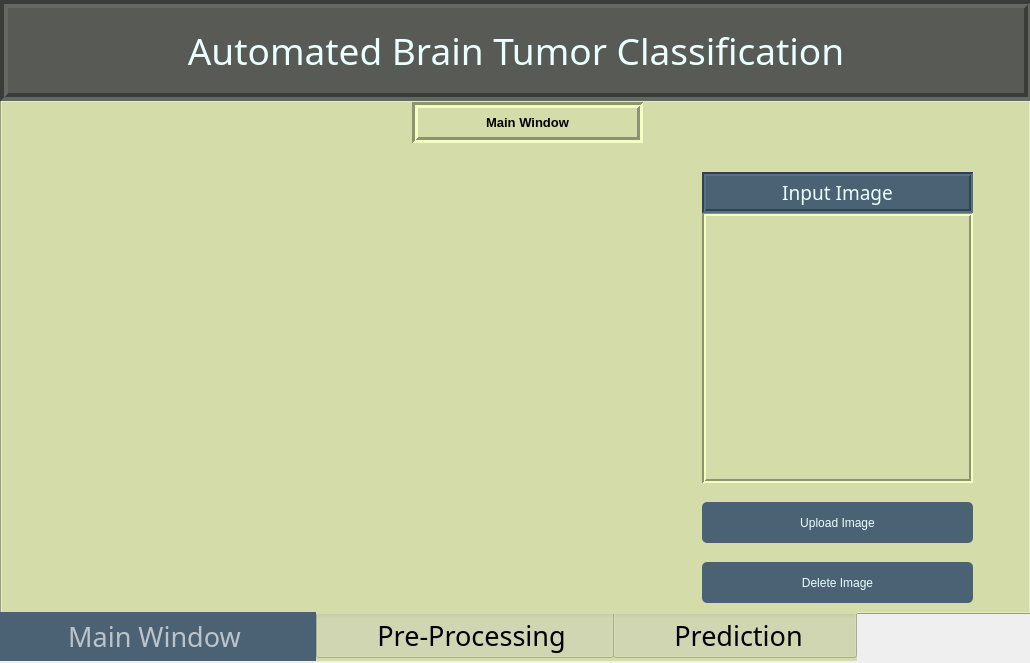
<?xml version="1.0" encoding="UTF-8"?>
<ui version="4.0">
 <class>MainWindow</class>
 <widget class="QMainWindow" name="MainWindow">
  <property name="geometry">
   <rect>
    <x>0</x>
    <y>0</y>
    <width>1030</width>
    <height>663</height>
   </rect>
  </property>
  <property name="maximumSize">
   <size>
    <width>1300</width>
    <height>750</height>
   </size>
  </property>
  <property name="windowTitle">
   <string>MainWindow</string>
  </property>
  <property name="windowIcon">
   <iconset>
    <normaloff>pics/2.png</normaloff>pics/2.png</iconset>
  </property>
  <property name="styleSheet">
   <string notr="true"/>
  </property>
  <widget class="QWidget" name="centralwidget">
   <widget class="QTabWidget" name="tabWidget">
    <property name="geometry">
     <rect>
      <x>0</x>
      <y>100</y>
      <width>1031</width>
      <height>561</height>
     </rect>
    </property>
    <property name="font">
     <font>
      <family>Microsoft Himalaya</family>
      <pointsize>20</pointsize>
     </font>
    </property>
    <property name="styleSheet">
     <string notr="true">QWidget {background-color: rgb(212, 220, 169); color: black;}



QTabBar::tab:selected{background-color: rgb(74, 98, 116) ; color:#bdc4c9; }

QTabBar::tab:hover{background-color: rgb(74, 98, 116);}</string>
    </property>
    <property name="tabPosition">
     <enum>QTabWidget::South</enum>
    </property>
    <property name="tabShape">
     <enum>QTabWidget::Rounded</enum>
    </property>
    <property name="currentIndex">
     <number>0</number>
    </property>
    <property name="tabsClosable">
     <bool>false</bool>
    </property>
    <widget class="QWidget" name="main">
     <attribute name="title">
      <string>        Main Window         </string>
     </attribute>
     <widget class="QLabel" name="label_2">
      <property name="geometry">
       <rect>
        <x>410</x>
        <y>0</y>
        <width>231</width>
        <height>41</height>
       </rect>
      </property>
      <property name="font">
       <font>
        <pointsize>10</pointsize>
        <weight>75</weight>
        <bold>true</bold>
       </font>
      </property>
      <property name="styleSheet">
       <string notr="true">color: rgb(0, 0, 0);</string>
      </property>
      <property name="frameShape">
       <enum>QFrame::Box</enum>
      </property>
      <property name="frameShadow">
       <enum>QFrame::Sunken</enum>
      </property>
      <property name="lineWidth">
       <number>3</number>
      </property>
      <property name="text">
       <string>Main Window</string>
      </property>
      <property name="alignment">
       <set>Qt::AlignCenter</set>
      </property>
     </widget>
     <widget class="QLabel" name="label_3">
      <property name="geometry">
       <rect>
        <x>80</x>
        <y>70</y>
        <width>461</width>
        <height>381</height>
       </rect>
      </property>
      <property name="text">
       <string/>
      </property>
      <property name="pixmap">
       <pixmap>../pics/7.png</pixmap>
      </property>
      <property name="scaledContents">
       <bool>true</bool>
      </property>
      <property name="alignment">
       <set>Qt::AlignCenter</set>
      </property>
     </widget>
     <widget class="QLabel" name="mupload">
      <property name="geometry">
       <rect>
        <x>700</x>
        <y>110</y>
        <width>271</width>
        <height>271</height>
       </rect>
      </property>
      <property name="frameShape">
       <enum>QFrame::Box</enum>
      </property>
      <property name="frameShadow">
       <enum>QFrame::Sunken</enum>
      </property>
      <property name="lineWidth">
       <number>2</number>
      </property>
      <property name="text">
       <string/>
      </property>
      <property name="scaledContents">
       <bool>true</bool>
      </property>
     </widget>
     <widget class="QPushButton" name="btnupload">
      <property name="geometry">
       <rect>
        <x>700</x>
        <y>400</y>
        <width>271</width>
        <height>41</height>
       </rect>
      </property>
      <property name="styleSheet">
       <string notr="true">QPushButton { background-color: rgb(74, 98, 116);
color: rgb(234, 255, 255); border-radius:5px;}

QPushButton:pressed { background-color: red; border-radius:5px; color: rgb(205, 223, 230);}</string>
      </property>
      <property name="text">
       <string>Upload Image</string>
      </property>
     </widget>
     <widget class="QPushButton" name="btnmclr">
      <property name="geometry">
       <rect>
        <x>1040</x>
        <y>470</y>
        <width>171</width>
        <height>41</height>
       </rect>
      </property>
      <property name="styleSheet">
       <string notr="true">QPushButton { color: rgb(234, 255, 255);background-color: rgb(74, 98, 116); border-radius:5px;}
QPushButton:pressed { background-color: red; border-radius:5px; color: rgb(205, 223, 230);}</string>
      </property>
      <property name="text">
       <string>Clear</string>
      </property>
     </widget>
     <widget class="QPushButton" name="btnmdelete">
      <property name="geometry">
       <rect>
        <x>700</x>
        <y>460</y>
        <width>271</width>
        <height>41</height>
       </rect>
      </property>
      <property name="styleSheet">
       <string notr="true">QPushButton {background-color: rgb(74, 98, 116);
color: rgb(234, 255, 255); border-radius:5px;}
QPushButton:pressed { background-color: red; border-radius:5px; color: rgb(205, 223, 230);}</string>
      </property>
      <property name="text">
       <string>Delete Image</string>
      </property>
     </widget>
     <widget class="QLabel" name="label_9">
      <property name="geometry">
       <rect>
        <x>700</x>
        <y>70</y>
        <width>271</width>
        <height>41</height>
       </rect>
      </property>
      <property name="font">
       <font>
        <family>Microsoft Himalaya</family>
        <pointsize>14</pointsize>
       </font>
      </property>
      <property name="styleSheet">
       <string notr="true">background-color: rgb(74, 98, 116);
color: rgb(234, 255, 255);</string>
      </property>
      <property name="frameShape">
       <enum>QFrame::Box</enum>
      </property>
      <property name="frameShadow">
       <enum>QFrame::Sunken</enum>
      </property>
      <property name="lineWidth">
       <number>2</number>
      </property>
      <property name="text">
       <string>Input Image</string>
      </property>
      <property name="alignment">
       <set>Qt::AlignCenter</set>
      </property>
     </widget>
    </widget>
    <widget class="QWidget" name="pre">
     <attribute name="title">
      <string>       Pre-Processing     </string>
     </attribute>
     <widget class="QLabel" name="pupload">
      <property name="geometry">
       <rect>
        <x>300</x>
        <y>160</y>
        <width>190</width>
        <height>190</height>
       </rect>
      </property>
      <property name="frameShape">
       <enum>QFrame::Box</enum>
      </property>
      <property name="frameShadow">
       <enum>QFrame::Sunken</enum>
      </property>
      <property name="lineWidth">
       <number>2</number>
      </property>
      <property name="text">
       <string/>
      </property>
      <property name="scaledContents">
       <bool>true</bool>
      </property>
     </widget>
     <widget class="QGroupBox" name="groupBox">
      <property name="geometry">
       <rect>
        <x>0</x>
        <y>0</y>
        <width>241</width>
        <height>601</height>
       </rect>
      </property>
      <property name="styleSheet">
       <string notr="true">color: rgb(234, 255, 255);background-color: rgb(88, 90, 86);</string>
      </property>
      <property name="title">
       <string/>
      </property>
      <property name="alignment">
       <set>Qt::AlignRight|Qt::AlignTrailing|Qt::AlignVCenter</set>
      </property>
      <property name="flat">
       <bool>false</bool>
      </property>
      <property name="checkable">
       <bool>false</bool>
      </property>
      <property name="checked">
       <bool>false</bool>
      </property>
      <widget class="QPushButton" name="btnresize">
       <property name="geometry">
        <rect>
         <x>30</x>
         <y>80</y>
         <width>181</width>
         <height>51</height>
        </rect>
       </property>
       <property name="font">
        <font>
         <family>Microsoft Himalaya</family>
         <pointsize>14</pointsize>
        </font>
       </property>
       <property name="styleSheet">
        <string notr="true">QPushButton {color:black; background-color: rgb(212, 220, 169); border-radius:5px;}
QPushButton:pressed { background-color: red; border-radius:5px; color: rgb(205, 223, 230);}</string>
       </property>
       <property name="text">
        <string>Image Resize</string>
       </property>
      </widget>
      <widget class="QPushButton" name="btngray">
       <property name="geometry">
        <rect>
         <x>30</x>
         <y>150</y>
         <width>181</width>
         <height>51</height>
        </rect>
       </property>
       <property name="font">
        <font>
         <family>Microsoft Himalaya</family>
         <pointsize>14</pointsize>
        </font>
       </property>
       <property name="styleSheet">
        <string notr="true">QPushButton {color:black; background-color: rgb(212, 220, 169); border-radius:5px;}
QPushButton:pressed { background-color: red; border-radius:5px; color: rgb(205, 223, 230);}</string>
       </property>
       <property name="text">
        <string>Gray Scale</string>
       </property>
      </widget>
      <widget class="QPushButton" name="btncontrst">
       <property name="geometry">
        <rect>
         <x>30</x>
         <y>220</y>
         <width>181</width>
         <height>51</height>
        </rect>
       </property>
       <property name="font">
        <font>
         <family>Microsoft Himalaya</family>
         <pointsize>14</pointsize>
        </font>
       </property>
       <property name="styleSheet">
        <string notr="true">QPushButton {color:black; background-color: rgb(212, 220, 169); border-radius:5px;}
QPushButton:pressed { background-color: red; border-radius:5px; color: rgb(205, 223, 230);}</string>
       </property>
       <property name="text">
        <string>Image Enhancement</string>
       </property>
      </widget>
      <widget class="QPushButton" name="btnmedian">
       <property name="geometry">
        <rect>
         <x>30</x>
         <y>290</y>
         <width>181</width>
         <height>51</height>
        </rect>
       </property>
       <property name="font">
        <font>
         <family>Microsoft Himalaya</family>
         <pointsize>14</pointsize>
        </font>
       </property>
       <property name="styleSheet">
        <string notr="true">QPushButton {color:black; background-color: rgb(212, 220, 169); border-radius:5px;}
QPushButton:pressed { background-color: red; border-radius:5px; color: rgb(205, 223, 230);}</string>
       </property>
       <property name="text">
        <string>Median Filter</string>
       </property>
      </widget>
      <widget class="QPushButton" name="btnpclear">
       <property name="geometry">
        <rect>
         <x>30</x>
         <y>360</y>
         <width>181</width>
         <height>51</height>
        </rect>
       </property>
       <property name="font">
        <font>
         <family>Microsoft Himalaya</family>
         <pointsize>14</pointsize>
        </font>
       </property>
       <property name="styleSheet">
        <string notr="true">QPushButton {color:black; background-color: rgb(212, 220, 169); border-radius:5px;}
QPushButton:pressed { background-color: red; border-radius:5px; color: rgb(205, 223, 230);}</string>
       </property>
       <property name="text">
        <string>Clear All</string>
       </property>
      </widget>
     </widget>
     <widget class="QLabel" name="resize">
      <property name="geometry">
       <rect>
        <x>540</x>
        <y>60</y>
        <width>190</width>
        <height>190</height>
       </rect>
      </property>
      <property name="frameShape">
       <enum>QFrame::Box</enum>
      </property>
      <property name="frameShadow">
       <enum>QFrame::Sunken</enum>
      </property>
      <property name="lineWidth">
       <number>2</number>
      </property>
      <property name="text">
       <string/>
      </property>
      <property name="scaledContents">
       <bool>true</bool>
      </property>
     </widget>
     <widget class="QLabel" name="gray">
      <property name="geometry">
       <rect>
        <x>770</x>
        <y>60</y>
        <width>190</width>
        <height>190</height>
       </rect>
      </property>
      <property name="frameShape">
       <enum>QFrame::Box</enum>
      </property>
      <property name="frameShadow">
       <enum>QFrame::Sunken</enum>
      </property>
      <property name="lineWidth">
       <number>2</number>
      </property>
      <property name="text">
       <string/>
      </property>
      <property name="scaledContents">
       <bool>true</bool>
      </property>
     </widget>
     <widget class="QLabel" name="contrst">
      <property name="geometry">
       <rect>
        <x>540</x>
        <y>300</y>
        <width>190</width>
        <height>190</height>
       </rect>
      </property>
      <property name="frameShape">
       <enum>QFrame::Box</enum>
      </property>
      <property name="frameShadow">
       <enum>QFrame::Sunken</enum>
      </property>
      <property name="lineWidth">
       <number>2</number>
      </property>
      <property name="text">
       <string/>
      </property>
      <property name="scaledContents">
       <bool>true</bool>
      </property>
     </widget>
     <widget class="QLabel" name="median">
      <property name="geometry">
       <rect>
        <x>770</x>
        <y>300</y>
        <width>190</width>
        <height>190</height>
       </rect>
      </property>
      <property name="frameShape">
       <enum>QFrame::Box</enum>
      </property>
      <property name="frameShadow">
       <enum>QFrame::Sunken</enum>
      </property>
      <property name="lineWidth">
       <number>2</number>
      </property>
      <property name="text">
       <string/>
      </property>
      <property name="scaledContents">
       <bool>true</bool>
      </property>
     </widget>
     <widget class="QLabel" name="label_8">
      <property name="geometry">
       <rect>
        <x>300</x>
        <y>350</y>
        <width>191</width>
        <height>31</height>
       </rect>
      </property>
      <property name="font">
       <font>
        <family>Microsoft Himalaya</family>
        <pointsize>14</pointsize>
       </font>
      </property>
      <property name="styleSheet">
       <string notr="true">background-color: rgb(74, 98, 116);
color: rgb(234, 255, 255);</string>
      </property>
      <property name="frameShape">
       <enum>QFrame::Box</enum>
      </property>
      <property name="frameShadow">
       <enum>QFrame::Sunken</enum>
      </property>
      <property name="lineWidth">
       <number>2</number>
      </property>
      <property name="text">
       <string>Orignial Image</string>
      </property>
      <property name="alignment">
       <set>Qt::AlignCenter</set>
      </property>
     </widget>
     <widget class="QLabel" name="label_24">
      <property name="geometry">
       <rect>
        <x>540</x>
        <y>250</y>
        <width>191</width>
        <height>31</height>
       </rect>
      </property>
      <property name="font">
       <font>
        <family>Microsoft Himalaya</family>
        <pointsize>14</pointsize>
       </font>
      </property>
      <property name="styleSheet">
       <string notr="true">background-color: rgb(74, 98, 116); color: rgb(234, 255, 255);</string>
      </property>
      <property name="frameShape">
       <enum>QFrame::Box</enum>
      </property>
      <property name="frameShadow">
       <enum>QFrame::Sunken</enum>
      </property>
      <property name="lineWidth">
       <number>2</number>
      </property>
      <property name="text">
       <string>Image Resize</string>
      </property>
      <property name="alignment">
       <set>Qt::AlignCenter</set>
      </property>
     </widget>
     <widget class="QLabel" name="label_25">
      <property name="geometry">
       <rect>
        <x>770</x>
        <y>250</y>
        <width>191</width>
        <height>31</height>
       </rect>
      </property>
      <property name="font">
       <font>
        <family>Microsoft Himalaya</family>
        <pointsize>14</pointsize>
       </font>
      </property>
      <property name="styleSheet">
       <string notr="true">background-color: rgb(74, 98, 116); color: rgb(234, 255, 255);</string>
      </property>
      <property name="frameShape">
       <enum>QFrame::Box</enum>
      </property>
      <property name="frameShadow">
       <enum>QFrame::Sunken</enum>
      </property>
      <property name="lineWidth">
       <number>2</number>
      </property>
      <property name="text">
       <string>Gray Scale</string>
      </property>
      <property name="alignment">
       <set>Qt::AlignCenter</set>
      </property>
     </widget>
     <widget class="QLabel" name="label_26">
      <property name="geometry">
       <rect>
        <x>540</x>
        <y>490</y>
        <width>191</width>
        <height>31</height>
       </rect>
      </property>
      <property name="font">
       <font>
        <family>Microsoft Himalaya</family>
        <pointsize>14</pointsize>
       </font>
      </property>
      <property name="styleSheet">
       <string notr="true">background-color: rgb(74, 98, 116); color: rgb(234, 255, 255);</string>
      </property>
      <property name="frameShape">
       <enum>QFrame::Box</enum>
      </property>
      <property name="frameShadow">
       <enum>QFrame::Sunken</enum>
      </property>
      <property name="lineWidth">
       <number>2</number>
      </property>
      <property name="text">
       <string>Image Enhancement</string>
      </property>
      <property name="alignment">
       <set>Qt::AlignCenter</set>
      </property>
     </widget>
     <widget class="QLabel" name="label_28">
      <property name="geometry">
       <rect>
        <x>770</x>
        <y>490</y>
        <width>191</width>
        <height>31</height>
       </rect>
      </property>
      <property name="font">
       <font>
        <family>Microsoft Himalaya</family>
        <pointsize>14</pointsize>
       </font>
      </property>
      <property name="styleSheet">
       <string notr="true">background-color: rgb(74, 98, 116); color: rgb(234, 255, 255);</string>
      </property>
      <property name="frameShape">
       <enum>QFrame::Box</enum>
      </property>
      <property name="frameShadow">
       <enum>QFrame::Sunken</enum>
      </property>
      <property name="lineWidth">
       <number>2</number>
      </property>
      <property name="text">
       <string>Median Filter</string>
      </property>
      <property name="alignment">
       <set>Qt::AlignCenter</set>
      </property>
     </widget>
     <widget class="QLabel" name="label_6">
      <property name="geometry">
       <rect>
        <x>520</x>
        <y>0</y>
        <width>231</width>
        <height>41</height>
       </rect>
      </property>
      <property name="font">
       <font>
        <pointsize>10</pointsize>
        <weight>75</weight>
        <bold>true</bold>
       </font>
      </property>
      <property name="styleSheet">
       <string notr="true">color: rgb(0, 0, 0);</string>
      </property>
      <property name="frameShape">
       <enum>QFrame::Box</enum>
      </property>
      <property name="frameShadow">
       <enum>QFrame::Sunken</enum>
      </property>
      <property name="lineWidth">
       <number>3</number>
      </property>
      <property name="text">
       <string>Pre-Processing</string>
      </property>
      <property name="alignment">
       <set>Qt::AlignCenter</set>
      </property>
     </widget>
    </widget>
    <widget class="QWidget" name="clasi">
     <attribute name="title">
      <string>       Prediction      </string>
     </attribute>
     <widget class="QGroupBox" name="groupBox_4">
      <property name="geometry">
       <rect>
        <x>0</x>
        <y>0</y>
        <width>241</width>
        <height>531</height>
       </rect>
      </property>
      <property name="styleSheet">
       <string notr="true">color: rgb(234, 255, 255); background-color: rgb(88, 90, 86);</string>
      </property>
      <property name="title">
       <string/>
      </property>
      <property name="alignment">
       <set>Qt::AlignRight|Qt::AlignTrailing|Qt::AlignVCenter</set>
      </property>
      <property name="flat">
       <bool>false</bool>
      </property>
      <property name="checkable">
       <bool>false</bool>
      </property>
      <property name="checked">
       <bool>false</bool>
      </property>
      <widget class="QPushButton" name="pushButton_28">
       <property name="geometry">
        <rect>
         <x>28</x>
         <y>190</y>
         <width>181</width>
         <height>51</height>
        </rect>
       </property>
       <property name="font">
        <font>
         <family>Microsoft Himalaya</family>
         <pointsize>14</pointsize>
        </font>
       </property>
       <property name="styleSheet">
        <string notr="true">QPushButton {color:black; background-color: rgb(212, 220, 169); border-radius:5px;}
QPushButton:pressed { background-color: red; border-radius:5px; color: rgb(205, 223, 230);}</string>
       </property>
       <property name="text">
        <string>Prediction</string>
       </property>
      </widget>
      <widget class="QPushButton" name="pushButton_30">
       <property name="geometry">
        <rect>
         <x>30</x>
         <y>260</y>
         <width>181</width>
         <height>51</height>
        </rect>
       </property>
       <property name="font">
        <font>
         <family>Microsoft Himalaya</family>
         <pointsize>14</pointsize>
        </font>
       </property>
       <property name="styleSheet">
        <string notr="true">QPushButton {color:black; background-color: rgb(212, 220, 169); border-radius:5px;}
QPushButton:pressed { background-color: red; border-radius:5px; color: rgb(205, 223, 230);}</string>
       </property>
       <property name="text">
        <string>Clear All</string>
       </property>
      </widget>
     </widget>
     <widget class="QLabel" name="cupload">
      <property name="geometry">
       <rect>
        <x>370</x>
        <y>100</y>
        <width>250</width>
        <height>250</height>
       </rect>
      </property>
      <property name="frameShape">
       <enum>QFrame::Box</enum>
      </property>
      <property name="frameShadow">
       <enum>QFrame::Sunken</enum>
      </property>
      <property name="lineWidth">
       <number>2</number>
      </property>
      <property name="text">
       <string/>
      </property>
      <property name="scaledContents">
       <bool>true</bool>
      </property>
     </widget>
     <widget class="QLabel" name="cresult">
      <property name="geometry">
       <rect>
        <x>680</x>
        <y>100</y>
        <width>250</width>
        <height>250</height>
       </rect>
      </property>
      <property name="frameShape">
       <enum>QFrame::Box</enum>
      </property>
      <property name="frameShadow">
       <enum>QFrame::Sunken</enum>
      </property>
      <property name="lineWidth">
       <number>2</number>
      </property>
      <property name="text">
       <string/>
      </property>
      <property name="scaledContents">
       <bool>true</bool>
      </property>
     </widget>
     <widget class="QLabel" name="label_13">
      <property name="geometry">
       <rect>
        <x>370</x>
        <y>350</y>
        <width>251</width>
        <height>31</height>
       </rect>
      </property>
      <property name="font">
       <font>
        <family>Microsoft Himalaya</family>
        <pointsize>14</pointsize>
       </font>
      </property>
      <property name="styleSheet">
       <string notr="true">background-color: rgb(74, 98, 116);
color: rgb(234, 255, 255);</string>
      </property>
      <property name="frameShape">
       <enum>QFrame::Box</enum>
      </property>
      <property name="frameShadow">
       <enum>QFrame::Sunken</enum>
      </property>
      <property name="lineWidth">
       <number>2</number>
      </property>
      <property name="text">
       <string>Orignial Image</string>
      </property>
      <property name="alignment">
       <set>Qt::AlignCenter</set>
      </property>
     </widget>
     <widget class="QLabel" name="label_14">
      <property name="geometry">
       <rect>
        <x>680</x>
        <y>350</y>
        <width>251</width>
        <height>31</height>
       </rect>
      </property>
      <property name="font">
       <font>
        <family>Microsoft Himalaya</family>
        <pointsize>14</pointsize>
       </font>
      </property>
      <property name="styleSheet">
       <string notr="true">background-color: rgb(74, 98, 116);
color: rgb(234, 255, 255);</string>
      </property>
      <property name="frameShape">
       <enum>QFrame::Box</enum>
      </property>
      <property name="frameShadow">
       <enum>QFrame::Sunken</enum>
      </property>
      <property name="lineWidth">
       <number>2</number>
      </property>
      <property name="text">
       <string>Result Image</string>
      </property>
      <property name="alignment">
       <set>Qt::AlignCenter</set>
      </property>
     </widget>
     <widget class="QLabel" name="label_15">
      <property name="geometry">
       <rect>
        <x>520</x>
        <y>0</y>
        <width>231</width>
        <height>41</height>
       </rect>
      </property>
      <property name="font">
       <font>
        <pointsize>10</pointsize>
        <weight>75</weight>
        <bold>true</bold>
       </font>
      </property>
      <property name="styleSheet">
       <string notr="true">color: rgb(0, 0, 0);</string>
      </property>
      <property name="frameShape">
       <enum>QFrame::Box</enum>
      </property>
      <property name="frameShadow">
       <enum>QFrame::Sunken</enum>
      </property>
      <property name="lineWidth">
       <number>3</number>
      </property>
      <property name="text">
       <string>Classifier</string>
      </property>
      <property name="alignment">
       <set>Qt::AlignCenter</set>
      </property>
     </widget>
     <widget class="QLabel" name="label_45">
      <property name="geometry">
       <rect>
        <x>590</x>
        <y>430</y>
        <width>191</width>
        <height>31</height>
       </rect>
      </property>
      <property name="frameShape">
       <enum>QFrame::Box</enum>
      </property>
      <property name="frameShadow">
       <enum>QFrame::Sunken</enum>
      </property>
      <property name="lineWidth">
       <number>2</number>
      </property>
      <property name="text">
       <string/>
      </property>
     </widget>
     <widget class="QLabel" name="label_46">
      <property name="geometry">
       <rect>
        <x>440</x>
        <y>430</y>
        <width>101</width>
        <height>31</height>
       </rect>
      </property>
      <property name="font">
       <font>
        <pointsize>7</pointsize>
        <weight>75</weight>
        <bold>true</bold>
       </font>
      </property>
      <property name="text">
       <string>Tumor Type</string>
      </property>
      <property name="alignment">
       <set>Qt::AlignCenter</set>
      </property>
     </widget>
    </widget>
   </widget>
   <widget class="QLabel" name="label">
    <property name="geometry">
     <rect>
      <x>0</x>
      <y>0</y>
      <width>1032</width>
      <height>101</height>
     </rect>
    </property>
    <property name="font">
     <font>
      <family>Microsoft Himalaya</family>
      <pointsize>28</pointsize>
     </font>
    </property>
    <property name="styleSheet">
     <string notr="true">color: rgb(234, 255, 255); 
background-color: rgb(88, 90, 86);</string>
    </property>
    <property name="frameShape">
     <enum>QFrame::Box</enum>
    </property>
    <property name="frameShadow">
     <enum>QFrame::Sunken</enum>
    </property>
    <property name="lineWidth">
     <number>4</number>
    </property>
    <property name="text">
     <string>Automated Brain Tumor Classification</string>
    </property>
    <property name="alignment">
     <set>Qt::AlignCenter</set>
    </property>
   </widget>
   <widget class="QLabel" name="label_4">
    <property name="geometry">
     <rect>
      <x>10</x>
      <y>10</y>
      <width>111</width>
      <height>81</height>
     </rect>
    </property>
    <property name="styleSheet">
     <string notr="true">background-color: rgb(88, 90, 86);</string>
    </property>
    <property name="text">
     <string/>
    </property>
    <property name="pixmap">
     <pixmap>../pics/2.png</pixmap>
    </property>
    <property name="scaledContents">
     <bool>true</bool>
    </property>
    <property name="alignment">
     <set>Qt::AlignCenter</set>
    </property>
   </widget>
  </widget>
 </widget>
 <resources/>
 <connections/>
</ui>
